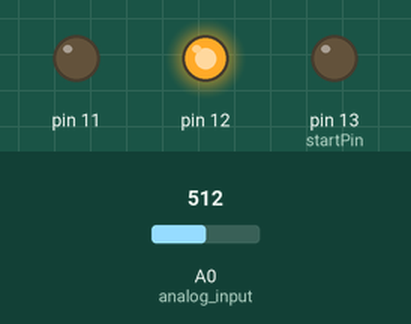
Recording of a sketch running on a simulated Arduino Uno, built with avr-gcc and run on an emulated ATmega328P. Parts: output pins drawn as LEDs (lit = HIGH). Inputs (shaded band) come from the test bench; at power-on: A0 (analog_input) = 512.

Above: at 1.2 s.
1.3 s: A0 (analog_input) set to 597
2.8 s: A0 (analog_input) set to 630
At 4.0 s:
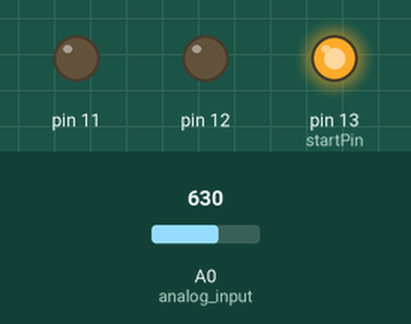
4.3 s: A0 (analog_input) set to 122
At 5.3 s:
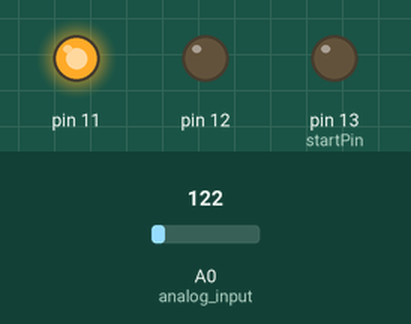
5.8 s: A0 (analog_input) set to 197
7.3 s: A0 (analog_input) set to 215
At 7.6 s:
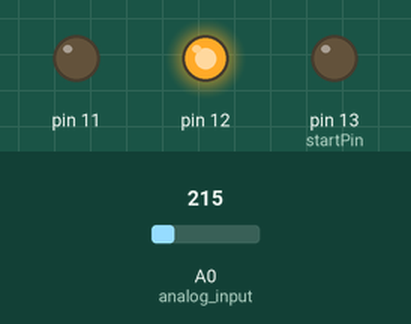
8.8 s: A0 (analog_input) set to 0
At 10.0 s:
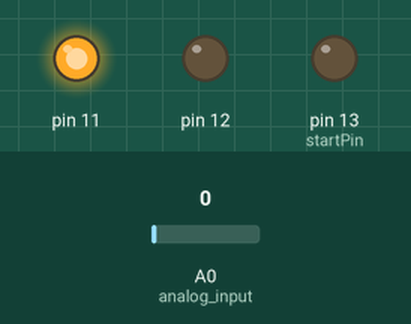
Timing chart, 0 to 11.3 s (numbered marks = the images above; inputs shaded):
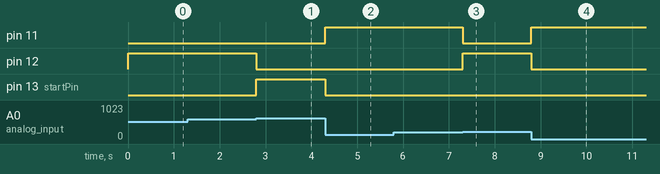

Measured:
- the behaviour switches between 613 and 614 on A0 (analog_input) (found by bisection; images 0 and 1)
- the behaviour switches between 204 and 205 on A0 (analog_input) (found by bisection; images 2 and 3)
- after the input at 1.3 s, every drawn part: stays the same
- after the input at 2.8 s, pin 12: HIGH → LOW at once; pin 13 (startPin): LOW → HIGH at once
- after the input at 4.3 s, pin 11: LOW → HIGH at once; pin 13 (startPin): HIGH → LOW at once
- after the input at 5.8 s, every drawn part: stays the same
- after the input at 7.3 s, pin 11: HIGH → LOW at once; pin 12: LOW → HIGH at once
- after the input at 8.8 s, pin 11: LOW → HIGH at once; pin 12: HIGH → LOW at once

The sketch:

ANalogueread_digitalWrite.ino
```cpp
int startPin=13;
int pinCount=3;
int analog_input=A0;
void setup() {
  for(int i=pinCount; i>0;i--)
  {
    pinMode(startPin-i+1,OUTPUT);
  }
  pinMode(analog_input,INPUT);
  Serial.begin(9600);
}


void loop() {
  int analogValue= analogRead(analog_input);
  /*Serial.print("Analog integer=");
  Serial.print(analogValue);
  Serial.print("\n");*/
  float volt=5*analogValue/1023;
  if(volt>=3&&volt<=5)
  {
    digitalWrite(13,HIGH);
    digitalWrite(12,LOW);
    digitalWrite(11,LOW);
  }
  if(volt<3 && volt>=1)
  {
    digitalWrite(13,LOW);
    digitalWrite(12,HIGH);
    digitalWrite(11,LOW);
  }
  if(volt<1&&volt>=0)
  {
    digitalWrite(13,LOW);
    digitalWrite(12,LOW);
    digitalWrite(11,HIGH);
  }
}
```
